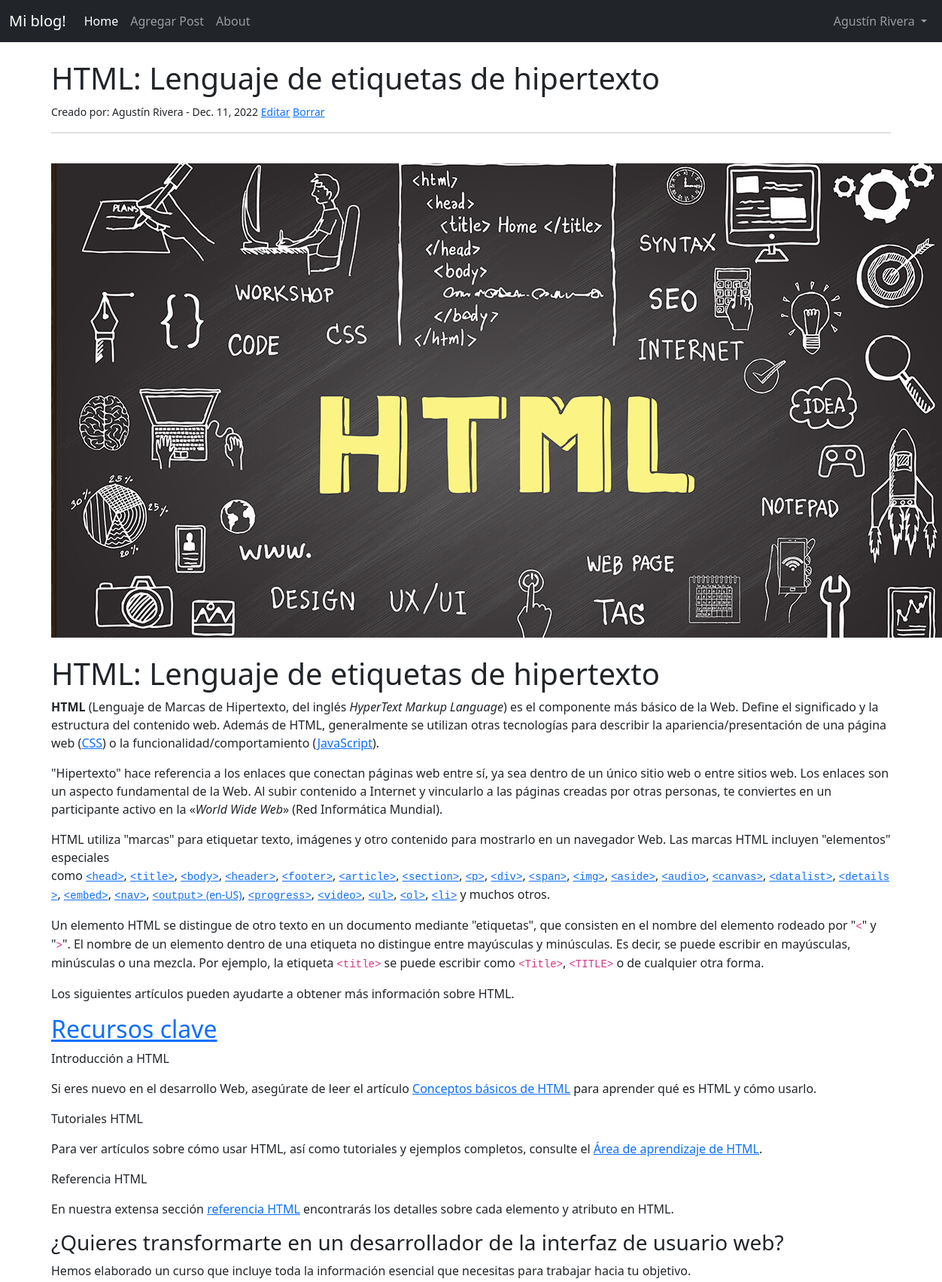
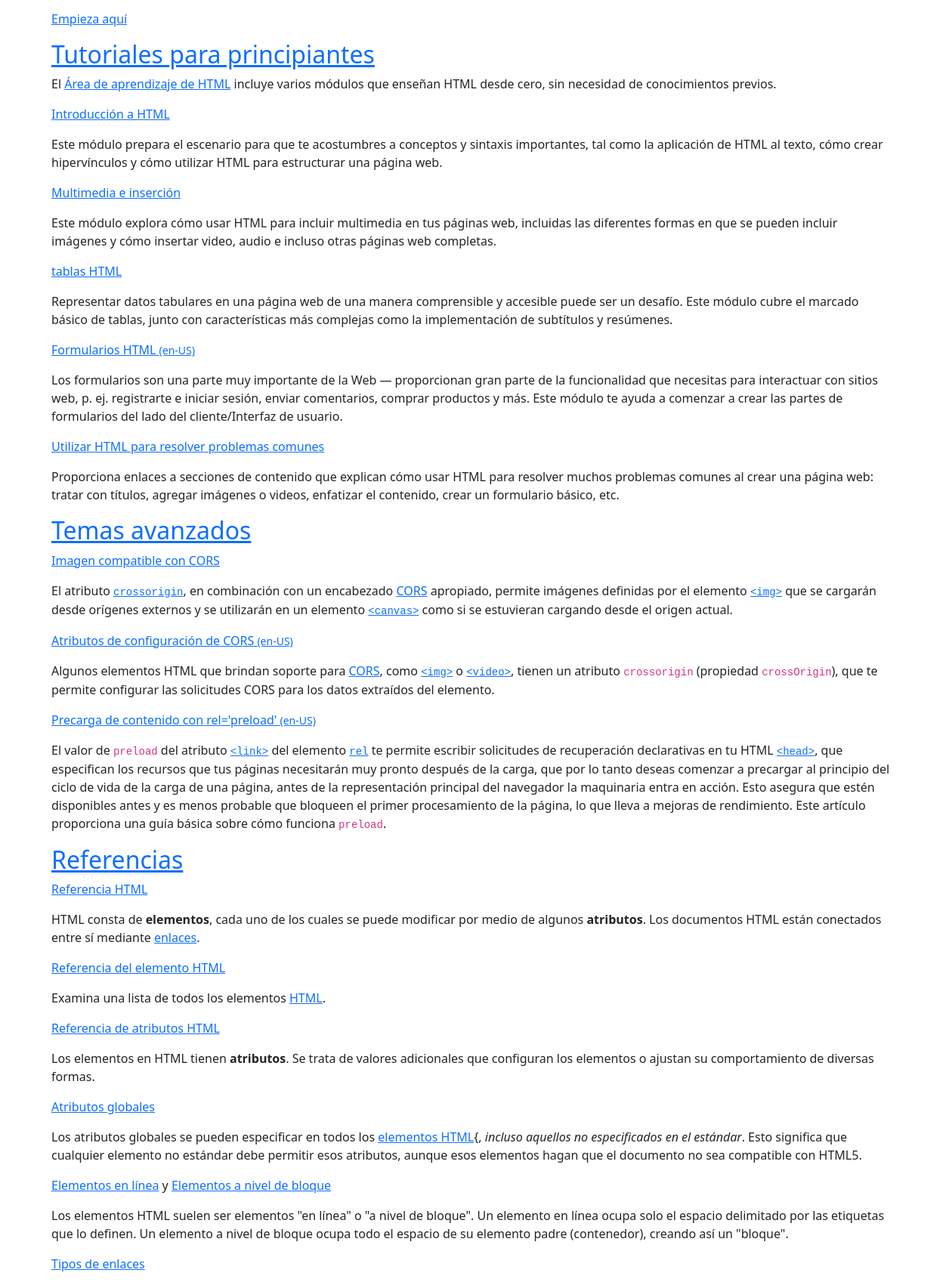
Screenshot of /post/12/ (signed in, upper part) with the database file from the repository (2 pictures, top to bottom).
### appblog/models.py (models this page shows, shortened)
class Post(models.Model):
    titulo = models.CharField(max_length=60)
    imagen_cabezera = models.ImageField(null=True, blank=True, upload_to="imagenes/")
    titulo_tag = models.CharField(max_length=60)
    autor = models.ForeignKey(User, on_delete=models.CASCADE)
    cuerpo = RichTextField(blank=True, null=True)
    fecha = models.DateField(auto_now_add=True)
    descripcion = models.CharField(max_length=100, default='click en el link para leer mas')

### appblog/views.py (the view)
# urls.py: path('post/<pk>/', PostDetail.as_view(), name="detalle-post"),
class PostDetail(DetailView):
   model = Post
   template_name = 'appblog/detail_post.html'

### appblog/templates/appblog/detail_post.html (shortened to what this page needs)
{% extends 'appblog/base.html' %}
{% block contenido %}
    <h1> {{object.titulo}} </h1>
    <small>Creado por: {{ object.autor.first_name}}
        {{object.autor.last_name}} - {{ object.fecha }}
            {% if request.user.is_authenticated %}
                <a href="{% url 'actualizar-post' object.id %}">Editar</a>
                <a href="{% url 'borrar-post' object.id %}">Borrar</a>
            {% endif %}
    </small><br/>
    <hr>
    <br/>
    {% if object.imagen_cabezera %}
    <img src="{{ object.imagen_cabezera.url }}">
    {% endif %}
    <br/><br/>
    {{ object.cuerpo|safe }}
<br/><br/>
<br/><br/>
    <br/><br/>
<br>
{% if not post.comments.all %}
<br>
    <br>
<br>
{% endif %}
<br>
{% endblock %}

### appblog/templates/appblog/base.html (shortened to what this page needs)
<!doctype html>
<html lang="en">
  <head>
    <link href="https://cdn.jsdelivr.net/npm/bootstrap@5.0.2/dist/css/bootstrap.min.css" rel="stylesheet">
  </head>
  <body>
    <nav class="navbar navbar-expand-lg navbar-dark bg-dark">
        <div class="container-fluid">
          <a class="navbar-brand" href="{% url 'inicio' %}"> Mi blog!</a>
          <div class="collapse navbar-collapse" id="navbarSupportedContent">
            <ul class="navbar-nav me-auto mb-2 mb-lg-0">
              <li class="nav-item">
                <a class="nav-link active" aria-current="page" href="{% url 'inicio' %}">Home</a>
              </li>
              {% if request.user.is_authenticated %}
                <li class="nav-item">
                <a class="nav-link" href="{% url 'agregar-post' %}">Agregar Post</a>
              {% endif %}
              <li class="nav-item">
                <a class="nav-link" href="{% url 'about' %}">About</a>
              </li>
            </ul>
          {% if request.user.is_authenticated %}
            <ul class="navbar-nav ml-auto">
              <li class="nav-item dropdown">
                <a class="nav-link dropdown-toggle" href="#" id="navbarDropdown" role="button" data-bs-toggle="dropdown" aria-expanded="false">
                  {{ user.first_name}}
                  {{user.last_name}}
                </a>
              </li>
                </ul>
          {% endif %}
          </div>
        </div>
      </nav>
    <br/>
    <div class="container">
    {% block contenido%}
    {% endblock%}
    </div>
  </body>
</html>

### rows the page displays
Post: titulo "HTML: Lenguaje de etiquetas de hipertexto", autor.first_name "Agustín", autor.last_name "Rivera", fecha "Dec. 11, 2022", imagen_cabezera (picture), cuerpo "HTML: Lenguaje de etiquetas de hipertexto HTML (Lenguaje de Marcas de Hipertexto, del inglés HyperText Markup Language ) es el componente más básico de la Web. Define el significado y la estructura del contenido web. Además de HTML, generalmente se utilizan otras tecnologías para describir la apariencia/presentación de una página web ( CSS ) o la funcionalidad/comportamiento ( JavaScript ). \"Hipertexto\" hace referencia a los enlaces que conectan páginas web entre sí, ya sea dentro de un único sitio web o entre sitios web. Los enlaces son un aspecto fundamental de la Web. Al subir contenido a Internet y vincularlo a las páginas creadas por otras personas, te conviertes en un participante…"

### other values shown
{{ user.first_name }} "Agustín"
{{ user.last_name }} "Rivera"
